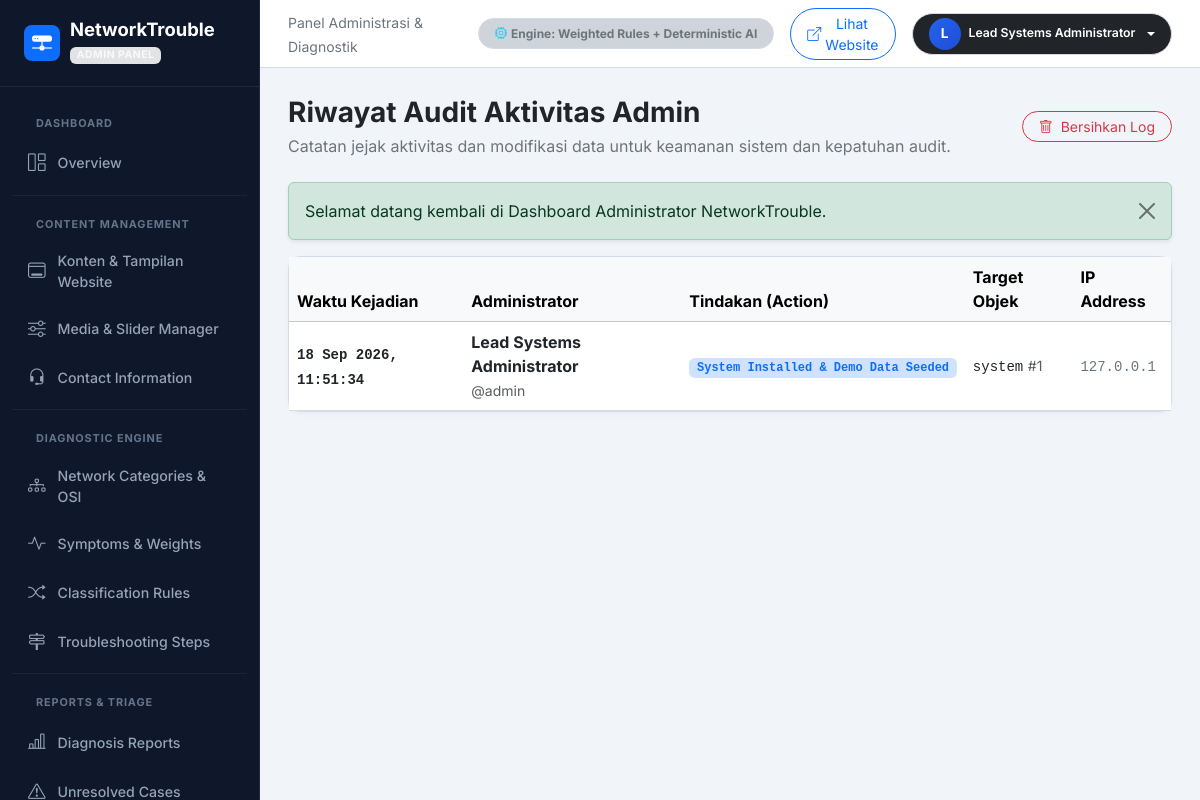
Page /admin/activity-logs.php (signed in) on the committed database.
### tables this page shows
CREATE TABLE `activity_logs` (
  `id` INT UNSIGNED AUTO_INCREMENT PRIMARY KEY,
  `admin_id` INT UNSIGNED NULL,
  `action` VARCHAR(100) NOT NULL,
  `target_table` VARCHAR(50) NULL,
  `target_id` INT UNSIGNED NULL,
  `ip_address` VARCHAR(45) NULL,
  `created_at` DATETIME NOT NULL DEFAULT CURRENT_TIMESTAMP
);

### config/app.php (called while the page is built, shortened)
<?php
function base_url(string $path = ''): string {
    $protocol = (!empty($_SERVER['HTTPS']) && $_SERVER['HTTPS'] !== 'off' || (isset($_SERVER['SERVER_PORT']) && $_SERVER['SERVER_PORT'] == 443)) ? "https://" : "http://";
    $host = $_SERVER['HTTP_HOST'] ?? 'localhost';
    if (php_sapi_name() === 'cli') {
        $dirName = '/networktrouble';
    } else {
        $scriptName = $_SERVER['SCRIPT_NAME'] ?? '';
        $dirName = str_replace('\\', '/', dirname($scriptName));
        $dirName = preg_replace('/(\/admin|\/api|\/config|\/includes).*$/', '', $dirName);
    }
    $cleanPath = ltrim($path, '/');
    return $protocol . $host . $dirName . ($cleanPath ? '/' . $cleanPath : '');
}
function get_flash(): ?array {
    if (isset($_SESSION['flash'])) {
        $flash = $_SESSION['flash'];
        return $flash;
    }
    return null;
}

### includes/auth.php (called while the page is built, shortened)
<?php
require_once __DIR__ . '/../config/app.php';
function get_current_admin(): ?array {
    return $_SESSION['admin_user'] ?? null;
}

### admin/activity-logs.php (the view, shortened to what this page needs)
<?php
require_once __DIR__ . '/includes/admin_header.php';
$db = get_db_connection();
$logs = [];
if ($db) {
    try {
        $stmt = $db->query("
            SELECT l.*, a.name AS admin_name, a.username AS admin_username, a.role AS admin_role
            FROM activity_logs l
            LEFT JOIN admins a ON l.admin_id = a.id
            ORDER BY l.created_at DESC
            LIMIT 150
        ");
        $logs = $stmt->fetchAll(PDO::FETCH_ASSOC);
    } catch (PDOException $e) {}
}
?>
<div class="admin-layout-wrapper">
    <?php include __DIR__ . '/includes/admin_sidebar.php'; ?>
    <div class="admin-main">
        <?php include __DIR__ . '/includes/admin_topbar.php'; ?>
        <div class="admin-content">
            <div class="d-flex flex-column flex-md-row justify-content-between align-items-md-center gap-3 mb-4">
                <div>
                    <h1 class="h3 fw-bold text-dark mb-1">Riwayat Audit Aktivitas Admin</h1>
                    <p class="text-secondary mb-0">Catatan jejak aktivitas dan modifikasi data untuk keamanan sistem dan kepatuhan audit.</p>
                </div>
                <form method="POST" action="" onsubmit="return confirm('Apakah Anda yakin ingin menghapus seluruh riwayat log aktivitas?')">
                    <button type="submit" class="btn btn-outline-danger btn-sm rounded-pill px-3">
                        <i class="bi bi-trash me-1"></i> Bersihkan Log
                    </button>
                </form>
            </div>
            <?php
            $flash = get_flash();
            if ($flash):
            ?>
            <div class="alert alert-<?= $flash['type'] === 'error' ? 'danger' : $flash['type']; ?> alert-dismissible fade show shadow-sm" role="alert">
                <?= htmlspecialchars($flash['message']); ?>
                <button type="button" class="btn-close" data-bs-dismiss="alert" aria-label="Close"></button>
            </div>
            <?php endif; ?>
            <div class="admin-card">
                <div class="table-responsive">
                    <table class="table table-hover align-middle mb-0">
                        <thead class="table-light">
                            <tr>
                                <th>Waktu Kejadian</th>
                                <th>Administrator</th>
                                <th>Tindakan (Action)</th>
                                <th>Target Objek</th>
                                <th>IP Address</th>
                            </tr>
                        </thead>
                        <tbody>
                            <?php if (!empty($logs)): ?>
                                <?php foreach ($logs as $log): ?>
                                <tr>
                                    <td>
                                        <small class="text-dark font-monospace fw-semibold"><?= date('d M Y, H:i:s', strtotime($log['created_at'])); ?></small>
                                    </td>
                                    <td>
                                        <?php if (!empty($log['admin_name'])): ?>
                                            <div class="fw-bold text-dark"><?= htmlspecialchars($log['admin_name']); ?></div>
                                            <small class="text-muted">@<?= htmlspecialchars($log['admin_username']); ?></small>
                                        <?php else: ?>
                                            <span class="text-secondary small fst-italic">Sistem / Anonymous</span>
                                        <?php endif; ?>
                                    </td>
                                    <td>
                                        <?php
                                        $actionBadge = 'bg-primary-subtle text-primary';
                                        ?>
                                        <span class="badge <?= $actionBadge; ?> font-monospace" style="font-size: 0.75rem;">
                                            <?= htmlspecialchars($log['action']); ?>
                                        </span>
                                    </td>
                                    <td>
                                        <?php if (!empty($log['target_table'])): ?>
                                            <code class="text-dark"><?= htmlspecialchars($log['target_table']); ?></code>
                                            <?php if (!empty($log['target_id'])): ?>
                                                <span class="text-muted small">#<?= $log['target_id']; ?></span>
                                            <?php endif; ?>
                                        <?php else: ?>
                                            <span class="text-muted small">-</span>
                                        <?php endif; ?>
                                    </td>
                                    <td>
                                        <small class="text-secondary font-monospace"><?= htmlspecialchars($log['ip_address'] ?? '-'); ?></small>
                                    </td>
                                </tr>
                                <?php endforeach; ?>
                            <?php else: ?>
                                <tr>
                                    <td colspan="5" class="text-center py-5 text-muted">Belum ada aktivitas yang tercatat dalam log audit.</td>
                                </tr>
                            <?php endif; ?>
                        </tbody>
                    </table>
                </div>
            </div>
<?php require_once __DIR__ . '/includes/admin_footer.php'; ?>

### admin/includes/admin_topbar.php (shortened to what this page needs)
<?php
$currentAdmin = get_current_admin();
?>
<header class="admin-topbar">
    <div class="d-flex align-items-center gap-3">
        <div class="d-none d-sm-block">
            <span class="text-secondary small">Panel Administrasi & Diagnostik</span>
        </div>
    </div>
    <div class="d-flex align-items-center gap-3">
        <span class="badge bg-dark-subtle text-secondary border border-secondary-subtle d-none d-md-inline-flex align-items-center gap-1 py-2 px-3 rounded-pill">
            <i class="bi bi-cpu text-info"></i>
            <span>Engine: Weighted Rules + <?= defined('AI_MODE') && AI_MODE === 'live' ? 'Live AI' : 'Deterministic AI'; ?></span>
        </span>
        <a href="<?= base_url(); ?>" target="_blank" class="btn btn-sm btn-outline-primary d-inline-flex align-items-center gap-1 rounded-pill px-3">
            <i class="bi bi-box-arrow-up-right"></i>
            <span class="d-none d-sm-inline">Lihat Website</span>
        </a>
        <div class="dropdown">
            <button class="btn btn-sm btn-dark dropdown-toggle d-flex align-items-center gap-2 rounded-pill px-3 py-1 border border-secondary-subtle" type="button" data-bs-toggle="dropdown" aria-expanded="false">
                <span class="avatar-circle"><?= strtoupper(substr($currentAdmin['name'] ?? 'A', 0, 1)); ?></span>
                <span class="d-none d-md-inline fw-semibold small"><?= htmlspecialchars($currentAdmin['name'] ?? 'Admin'); ?></span>
            </button>
        </div>
    </div>
</header>

### assets/css/admin.css (style rules this page uses)
:root { --border-subtle: #E3E7EE; --border-default: #D6DCE5; --border-strong: #C5CCD8; --divider-color: #D9DEE7; --bs-border-color: var(--border-default); --bs-border-color-translucent: rgba(15, 23, 42, 0.12); --bs-border-color-subtle: var(--border-subtle); --admin-sidebar-w: 260px; --admin-sidebar-bg: #0f172a; --admin-sidebar-text: #94a3b8; --admin-sidebar-hover: #1e293b; --admin-topbar-h: 68px; }
body.admin-body { background-color: #f1f5f9; font-family: 'Inter', sans-serif; color: #1e293b; }
.border { border-color: var(--border-default) !important; }
.admin-main { margin-left: var(--admin-sidebar-w); min-height: 100vh; display: flex; flex-direction: column; transition: margin-left 0.3s ease; }
.admin-topbar { height: var(--admin-topbar-h); background-color: #ffffff; border-bottom: 1.5px solid var(--border-default); display: flex; align-items: center; justify-content: space-between; padding: 0 1.75rem; position: sticky; top: 0; z-index: 1030; }
.admin-content { padding: 1.75rem; flex: 1; }
.admin-card { background: #ffffff; border-radius: 12px; border: 1px solid var(--border-default); box-shadow: 0 2px 6px -1px rgba(15, 23, 42, 0.05); margin-bottom: 1.5rem; }
.badge.border { border-color: var(--border-default) !important; }
.avatar-circle { width: 32px; height: 32px; border-radius: 50%; background: linear-gradient(135deg, #2563eb, #1d4ed8); color: #ffffff; display: inline-flex; align-items: center; justify-content: center; font-weight: 700; font-size: 0.85rem; }

### rows in the picture
activity_logs: admin.name "L", admin.name "Lead Systems Administrator", created_at "18 Sep 2026, 11:51:34", admin.username "admin", action "System Installed & Demo Data Seeded", target_table "system", target "1", ip_address "127.0.0.1"

### other values in the picture
$flash['message'] "Selamat datang kembali di Dashboard Administrator NetworkTrouble."
